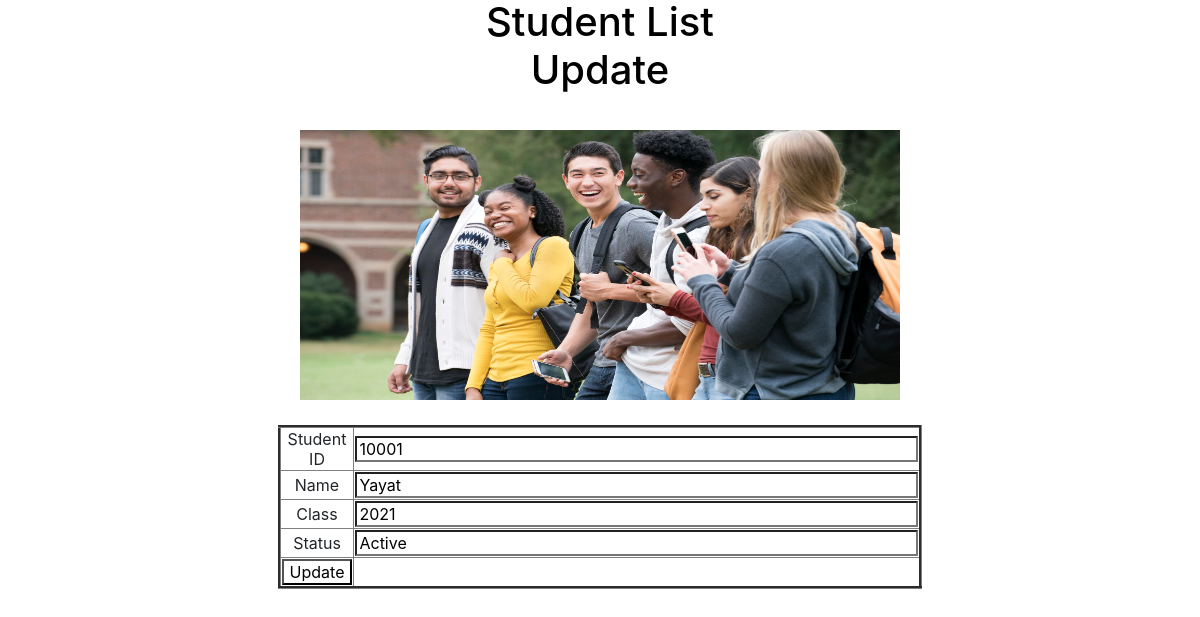
/Listedit.php?e=10001, run on the app's committed database.
### tables this page shows
CREATE TABLE `student_list` (
  `id` int(20) NOT NULL,
  `name` varchar(255) NOT NULL,
  `class` int(10) NOT NULL,
  `status` varchar(50) NOT NULL
);

### App/Controller/C_MVCTaskController.php (called while the page is built, shortened)
<?php
include_once("App/Model/M_MVCTaskModel.php");
class C_MVCTask {
    public function __construct(){
        $this->model = new M_MVCTask();
    }
    }

### App/Model/M_MVCTaskModel.php (called while the page is built, shortened)
<?php
require "App/Connection.php";
class M_MVCTask {
private $connect;
function __construct(){
$this->connect = new Connection();
}
function execute($query){
return mysqli_query($this->connect->ConnectTo(),$query);
}
function Catch($var){
return mysqli_fetch_array($var);
}
}
?>

### App/Connection.php (called while the page is built)
<?php
class Connection{
    public function __construct()
    {
        $this->mysqli = new mysqli('localhost', 'root', '','MVCTask');
    }
    public function ConnectTo(){
        return $this->mysqli;
    }
}

### Listedit.php (the view, shortened to what this page needs)
<?php
require_once "App/Controller/C_MVCTaskController.php";
?>
<html>
<head>
        <link rel="stylesheet" href="css/bootstrap.min.css">
        <link href="../Style/edit.css" rel="stylesheet">
</head>
<body>
<div id="video-background">
  </div>
<div class = "container1">
<h1 class = "title">Student List Update</h1>
</div>
<img class = "EditImage" src="../Images/Student.jpeg" alt="">
<div class = "container2">
<div class = "mainEdit" >
<form action="" method="POST">
<table border ="3">
    <?php
     $Con = new C_MVCTask();
     $id = $_GET['e'];
     $D = "SELECT * FROM student_list WHERE id = $id";
     $DExecution = $Con->model->execute($D);
    $row = $Con->model->Catch($DExecution)?>
<tr align="center">
<td>Student ID</td>
<td><input class = "stdlist" type="text"name="id" value="<?=$row[0]?>" size="50" readonly
/>
</td>
</tr>
<tr align="center">
<td>Name</td>
<td><input class = "stdlist" type="text"name="name" value="<?=$row[1]?>" size="50"
required/></td>
</tr>
<tr align="center">
<td>Class</td>
<td><input class = "stdlist" type="text"name="class" value="<?=$row[2]?>" size="50"
required/></td>
</tr>
<tr align="center">
<td>Status</td>
<td><input class = "stdlist" type="text"name="status" value="<?=$row[3]?>" size="50"
required/></td>
</tr>
<tr align="center">
<td><input class = "stdlistx" type="submit" name="submit" value="Update"/></td>
</tr>
</table>
</form>
</div>
</div>
</body>
</html>

### Style/edit.css (style rules this page uses)
.MainEdit { display: flex; align-items: center; justify-content: center; }
.EditImage { display: flex; width: 600px; height: 300px; margin: auto; padding-bottom: 30px; }
.title { color: black; text-align: center; }
.stdlist, .stdlistx { background-color: transparent; }
.container1 { display: flex; align-items: center; justify-content: center; margin: 0 auto; background-color: rgb(255, 255, 255, 0.5); text-align: center; width: 300px; height: 100px; border-radius: 10px; margin-bottom: 30px; }
.container2 { display: flex; align-items: center; justify-content: center; margin: 0 auto; background-color: rgb(255, 255, 255, 0.5); text-align: center; width: 500px; height: 150px; border-radius: 10px; padding-top: 20px; }
#video-background { position: fixed; top: 0; right: 0; bottom: 0; left: 0; overflow: hidden; z-index: -100; }

### data on the page
student_list: id "10001", name "Yayat", class "2021", status "Active"
